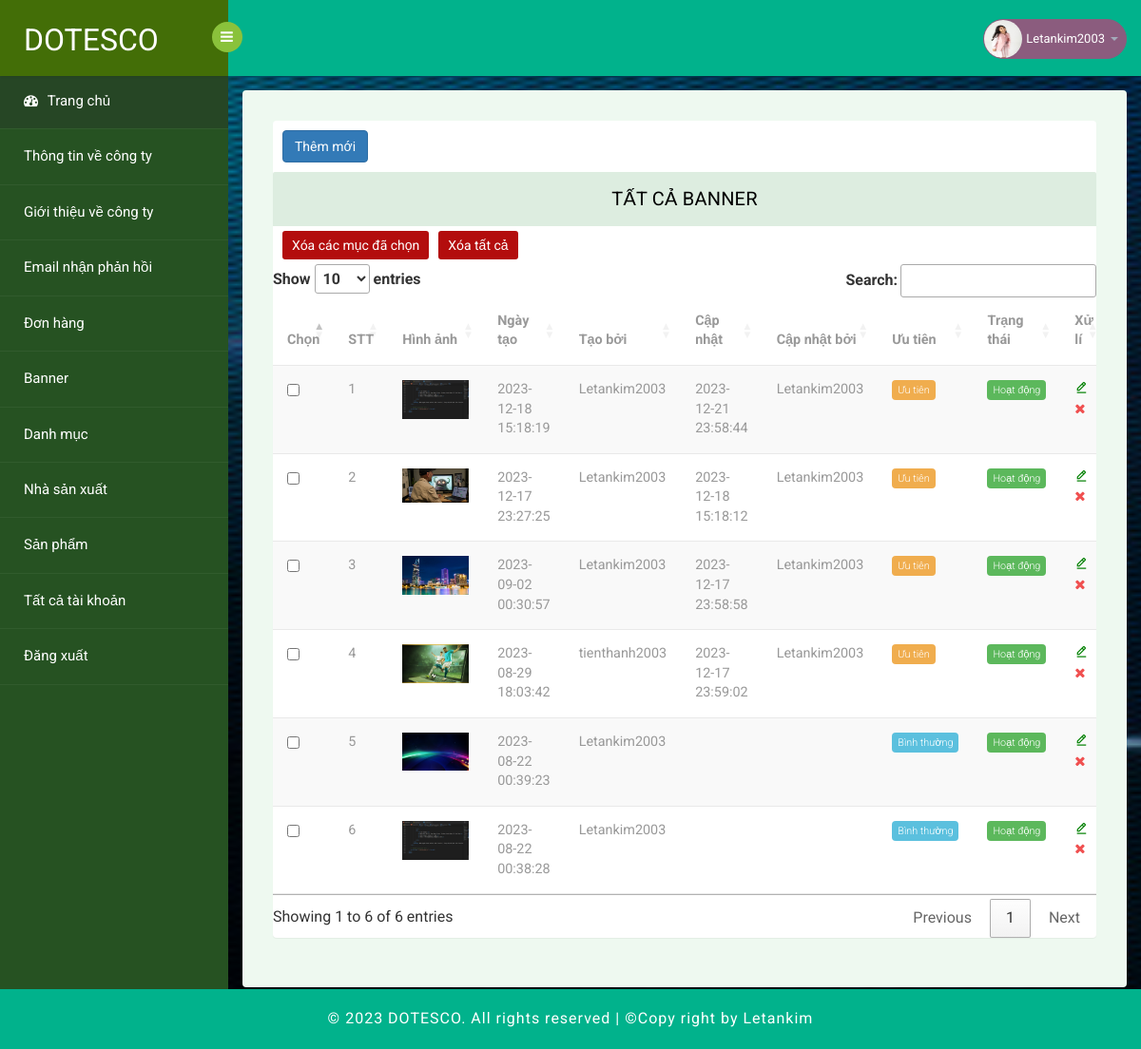
Page /admin/index.php?page=banner (signed in) on the committed database.
### tables this page shows
CREATE TABLE `tbl_banner` (
  `id` int(6) NOT NULL,
  `img` varchar(1000) NOT NULL,
  `status` tinyint(4) NOT NULL DEFAULT 1,
  `priority` tinyint(4) NOT NULL DEFAULT 0,
  `createAt` datetime NOT NULL DEFAULT current_timestamp(),
  `modifiedAt` datetime DEFAULT NULL,
  `createBy` int(11) NOT NULL,
  `modifiedBy` int(11) DEFAULT NULL
);

CREATE TABLE `tbl_account` (
  `id` int(6) NOT NULL,
  `username` varchar(200) NOT NULL,
  `password` varchar(200) NOT NULL,
  `email` varchar(200) NOT NULL,
  `phone` varchar(10) DEFAULT NULL,
  `avatar` varchar(300) DEFAULT NULL,
  `createAt` datetime NOT NULL DEFAULT current_timestamp(),
  `modifiedAt` datetime DEFAULT NULL,
  `role` tinyint(4) NOT NULL DEFAULT 0,
  `status` tinyint(4) NOT NULL DEFAULT 1
);

### admin/controller/BannerController.php (called while the page is built, shortened)
<?php
require_once PATH_ROOT_ADMIN."/DAO/BannerDao.php";
require_once PATH_ROOT_ADMIN."/DAO/AccountDao.php";
require_once PATH_ROOT."/model/Banner.php";
require_once PATH_ROOT_ADMIN."/view/handleShow/showBanner.php";
class BannerController {
    private static $bannerDao;
    function __construct() {
        self::$bannerDao = new BannerDao();
    }
    public function adminBanner() {
        $allBanner = self::$bannerDao->getAll();
        include_once PATH_ROOT_ADMIN."/view/bannerView.php";
    }
}
?>

### admin/DBConnection/ConnectionAdmin.php (called while the page is built, shortened)
<?php
class ConnectionAdmin {
    public static $conn;
    function connect() {
        $servername = DB_HOST;
        $username = DB_USER;
        $password = DB_PASSWORD;
        $table = DB_NAME;
        try {
            self::$conn = new PDO("mysql:host=$servername;dbname=$table;charset=utf8", $username, $password);
            self::$conn->setAttribute(PDO::ATTR_ERRMODE, PDO::ERRMODE_EXCEPTION);
        } catch(PDOException $e) {
            try {
                $date= date('Y/m/d H:i:s');
                $myLogger = fopen(PATH_ROOT_ADMIN.'/Log/admin_log.log', 'a');
                $content = "Admin: CONNECT (".$e->getMessage().") ".$date."\n";
                fwrite($myLogger, $content);
            } catch(Exception $error) {
            }
        }
        return self::$conn;
    }
    function getAll($sql, $params = array()) {
        $result = [];
        try {
            $conn = $this->connect();
            $stmt = $conn->prepare($sql);
            $stmt->execute($params);
            $stmt->setFetchMode(PDO::FETCH_ASSOC);
            $result = $stmt->fetchAll();
        } catch(Exception $e) {
            try {
                $date= date('Y/m/d H:i:s');
                $myLogger = fopen(PATH_ROOT_ADMIN.'/Log/log_user.log', 'a');
                $content = "User: GET ALL (".$e->getMessage().") ".$date."\n";
                fwrite($myLogger, $content);
            } catch(Exception $error) {
            }
        }
        return $result;
    }
    function get_one($sql, $params = array()) {
        $result = [];
        try {
            $conn = $this->connect();
            $stmt = $conn->prepare($sql);
            $stmt->execute($params);
            $stmt->setFetchMode(PDO::FETCH_ASSOC);
            $result = $stmt->fetch();
        } catch(PDOException $e) {
            try {
                $date= date('Y/m/d H:i:s');
                $myLogger = fopen(PATH_ROOT_ADMIN.'/Log/log_user.log', 'a');
                $content = "User: GET BY ID (".$e->getMessage().") ".$date."\n";
                fwrite($myLogger, $content);
            } catch(Exception $error) {
            }
        }
        return $result;
    }
}
?>

### admin/DAO/AccountDao.php (called while the page is built, shortened)
<?php
require_once PATH_ROOT_ADMIN."/DBConnection/ConnectionAdmin.php";
require_once PATH_ROOT."/model/Account.php";
class AccountDao {
    private static $db;
    public function __construct()
    {
        self::$db = new ConnectionAdmin();
    }
    private function account($row) {
        $id = $row['id'];
        $username = $row['username'];
        $password = $row['password'];
        $email = $row['email'];
        $phone = $row['phone'];
        $avatar = $row['avatar'];
        $createAt = $row['createAt'];
        $modifiedAt = $row['modifiedAt'];
        $status = $row['status'];
        $role = $row['role'];
        $account = new Account($id, $username, $password, $email, $phone,$avatar, $createAt, $modifiedAt, $status, $role);
        return $account;
    }
    function getOneByID($id) {
        $params = array(":id"=>$id);
        $sql = "SELECT * FROM tbl_account WHERE id=:id";
        $row = self::$db->get_one($sql, $params);
        if($row) {
            return $this->account($row);
        }
        return null;
    }
}
?>

### model/Banner.php (called while the page is built, shortened)
<?php
class Banner {
    protected $img;
    protected $priority;
    protected $createBy;
    protected $modifiedBy;
    public function __construct($id, $img, $status, $priority, $createAt, $modifiedAt, $createBy, $modifiedBy)
    {
        $this->img = $img;
        $this->priority = $priority;
        $this->createBy = $createBy;
        $this->modifiedBy = $modifiedBy;
    }
    public function getImg()
    {
        return $this->img;
    }
    public function getPriority()
    {
        return $this->priority;
    }
    public function getCreateBy()
    {
        return $this->createBy;
    }
    public function getModifiedBy()
    {
        return $this->modifiedBy;
    }
}
?>

### admin/DAO/BannerDao.php (called while the page is built, shortened)
<?php
require_once PATH_ROOT_ADMIN."/DBConnection/ConnectionAdmin.php";
require_once PATH_ROOT."/model/Banner.php";
class BannerDao {
    private static $db;
    public function __construct()
    {
        self::$db = new ConnectionAdmin();
    }
    private function banner($row) {
        $id = $row['id'];
        $img = $row['img'];
        $status = $row['status'];
        $priority = $row['priority'];
        $createAt = $row['createAt'];
        $modifiedAt = $row['modifiedAt'];
        $createBy = $row['createBy'];
        $modifiedBy  = $row['modifiedBy'];
        $banner = new Banner($id, $img, $status, $priority, $createAt, $modifiedAt, $createBy, $modifiedBy);
        return $banner;
    }
    function getAll() {
        $sql = "SELECT * FROM tbl_banner ORDER BY priority desc, id DESC";
        $resultSQL = self::$db->getAll($sql);
        $banners = array();
        foreach ($resultSQL as $row) {
            $banners[] = $this->banner($row);
        }
        return $banners;
    }
}
?>

### model/Account.php (called while the page is built, shortened)
<?php
class Account {
    protected $username;
    public function __construct($id, $username, $password, $email, $phone,$avatar, $createAt, $modifiedAt, $status, $role)
    {
        $this->username = $username;
    }
    public function getUsername()
    {
        return $this->username;
    }
}
?>

### admin/view/handleShow/showBanner.php (the view, shortened to what this page needs)
<?php
    function showBanner($allBanner) {
        $banner = '<table class="table table-striped b-t b-light" id="table-data">
        <thead>
            <th style="width:20px;">Chọn</th>
            <th style="width:20px;">
              STT
            </th>
            <th>Hình ảnh</th>
            <th>Ngày tạo</th>
            <th>Tạo bởi</th>
            <th>Cập nhật</th>
            <th>Cập nhật bởi</th>
            <th>Ưu tiên</th>
            <th>Trạng thái</th>
            <th>Xử lí</th>
        </thead>
        <tbody>';
        $index = 0;
        if(count($allBanner) > 0) {
            $accountDao = new AccountDao();
            $messageDelete = '"Bạn có chắc muốn xóa?"';
            foreach ($allBanner as $item) {
                $id = $item->getId();
                $img = $item->getImg();
                $priority = $item->getPriority();
                $createAt = $item->getCreateAt();
                $createBy = $item->getCreateBy();
                $modifiedAt = $item->getModifiedAt();
                $modifiedBy = $item->getModifiedBy();
                $usernameCreate = ($accountDao->getOneByID($createBy))->getUsername();
                $usernameModified = $modifiedBy != null ? ($accountDao->getOneByID($modifiedBy))->getUsername() : "";
                $styleStatus = "label label-success";
                $stylePriority = "label label-info";
                $messageStatus = "Hoạt động";
                $messagePriority = "Bình thường";
                if($priority == 1) {
                    $messagePriority = "Ưu tiên";
                    $stylePriority = "label label-warning";
                }
                $srcImg = PATH_UPLOADS.$img;
                $index++;
                $banner.= "<tr>
                <td><input type='checkbox' class = 'check-item' value='".$id."'/></td>
                <td>".$index."</td>
                <td><img style='width: 70px;' src='".$srcImg ."'/></td>
                <td>".$createAt."</td>
                <td>".$usernameCreate."</td>
                <td>".$modifiedAt."</td>
                <td>".$usernameModified."</td>
                <td> <span class='$stylePriority'>$messagePriority</span></td>
                <td> <span class='$styleStatus'>$messageStatus</span></td>
                <td>
                    <a title='Chỉnh sửa' href='index.php?page=update-banner&id=".$id."' alt='Chỉnh sửa'>
                        <i class='bx bx-edit-alt' style='color: green;'></i>
                    </a>
                    <a title='Xóa' href='index.php?page=delete-banner&id=".$id."' onclick='return confirm(".$messageDelete.")'>
                        <i class='fa fa-times text-danger text'></i>
                    </a>
                </td>
              </tr>";
            }
        }
        $banner.="</tbody>
        </table>";
        return $banner;
    }
?>

### admin/assets/css/style.css (style rules this page uses)
html, body { font-family: 'Roboto', sans-serif; font-size: 100%; overflow-x: hidden; background: url(../images/bg.jpg) no-repeat 0px 0px; background-size:cover; }
body { position: relative; min-height: 100vh; }
body a { transition: 0.5s all ease; -webkit-transition: 0.5s all ease; -moz-transition: 0.5s all ease; -o-transition: 0.5s all ease; -ms-transition: 0.5s all ease; text-decoration:none; }
.table>thead>tr>th { border-bottom: 1px solid #e1ab91 ! important; }
.table>tbody>tr>td, .table>tbody>tr>th, .table>tfoot>tr>td, .table>tfoot>tr>th, .table>thead>tr>td, .table>thead>tr>th { border-bottom: 1px solid #e9e9e9 ! important; }
.label { font-weight: 300 !important; border-radius:4px; }
.table > thead > tr > th, .table > tbody > tr > th, .table > tfoot > tr > th, .table > thead > tr > td, .table > tbody > tr > td, .table > tfoot > tr > td { border-top: none !important; }
.table td, .table>tbody>tr>td, .table>tbody>tr>th, .table>tfoot>tr>td, .table>tfoot>tr>th, .table>thead>tr>td, .table>thead>tr>th { padding: 15px!important; }
.table > thead > tr > th, .table > tbody > tr > th, .table > tfoot > tr > th, .table > thead > tr > td, .table > tbody > tr > td, .table > tfoot > tr > td { font-size: 0.9em; color: #999; border-top: none !important; }
.label { font-weight: 300 !important; }
.label { padding: 4px 6px; border: none; text-shadow: none; }
.text-danger { color: #f05050; }

### rows in the picture
tbl_banner: img (picture), createAt "2023-12-18 15:18:19", createBy.username "Letankim2003", modifiedAt "2023-12-21 23:58:44", modifiedBy.username "Letankim2003", priority "Ưu tiên", messageStatus "Hoạt động"
tbl_banner: img (picture), createAt "2023-12-17 23:27:25", createBy.username "Letankim2003", modifiedAt "2023-12-18 15:18:12", modifiedBy.username "Letankim2003", priority "Ưu tiên", messageStatus "Hoạt động"
tbl_banner: img (picture), createAt "2023-09-02 00:30:57", createBy.username "Letankim2003", modifiedAt "2023-12-17 23:58:58", modifiedBy.username "Letankim2003", priority "Ưu tiên", messageStatus "Hoạt động"
tbl_banner: img (picture), createAt "2023-08-29 18:03:42", createBy.username "tienthanh2003", modifiedAt "2023-12-17 23:59:02", modifiedBy.username "Letankim2003", priority "Ưu tiên", messageStatus "Hoạt động"
tbl_banner: img (picture), createAt "2023-08-22 00:39:23", createBy.username "Letankim2003", messagePriority "Bình thường", messageStatus "Hoạt động"
tbl_banner: img (picture), createAt "2023-08-22 00:38:28", createBy.username "Letankim2003", messagePriority "Bình thường", messageStatus "Hoạt động"

### other values in the picture
$_SESSION['usernameAdmin'] "Letankim2003"
